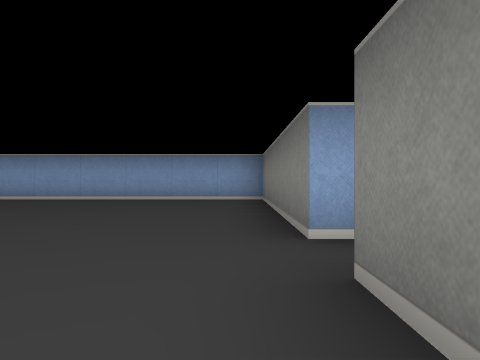
view 1 (above)

24 first-person views from a walk through a cub3D ray-caster map. The camera is about half as high as the walls, looks level and sees 70° across. The floor is counted in squares. Each view is taken from the middle of a square. On the plan, view 1 faces up. The plan holds only what a view shows up to about 9 squares ahead; the rest is blank.

view 2
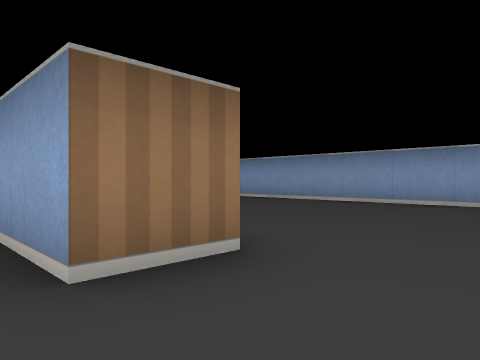

view 3
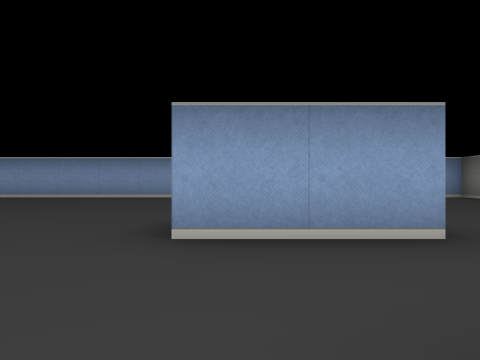

view 4
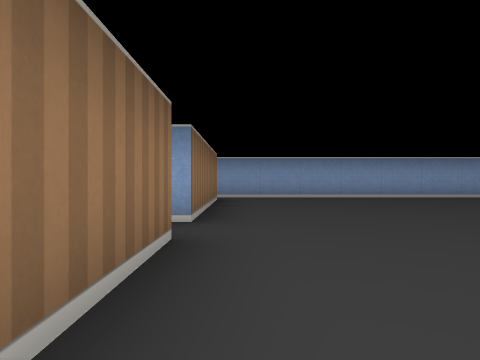

view 5
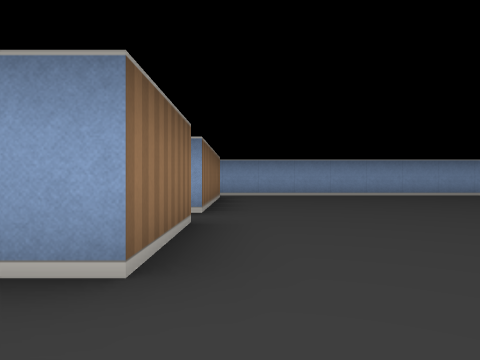

view 6
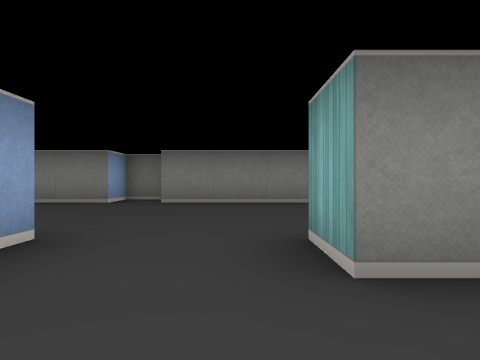

view 7
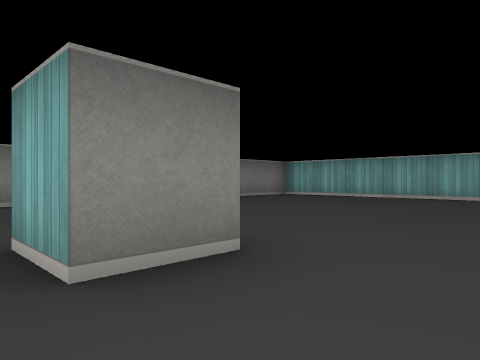

view 8
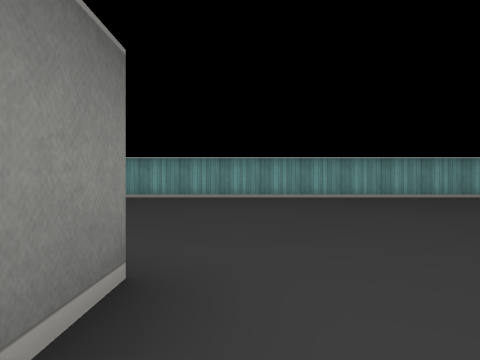

view 9
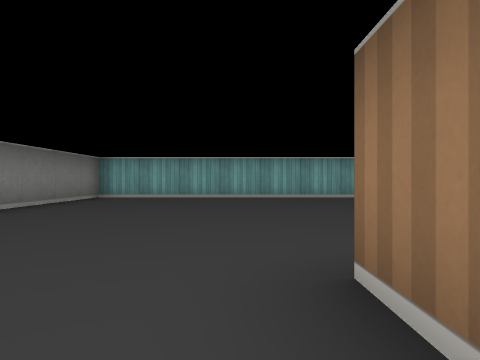

view 10
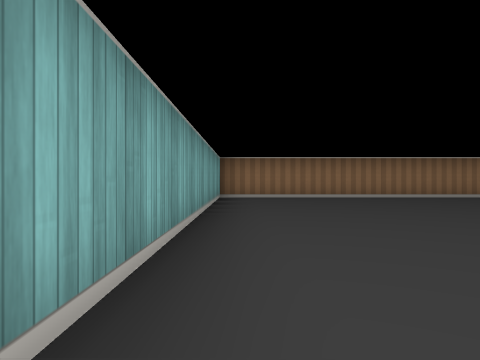

view 11
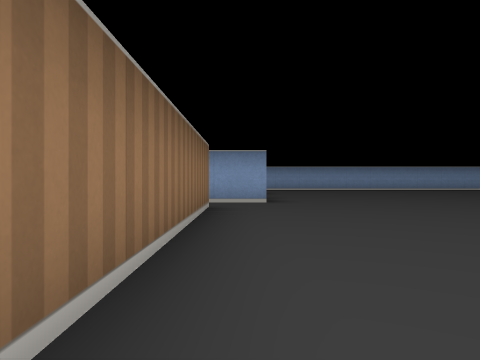

view 12
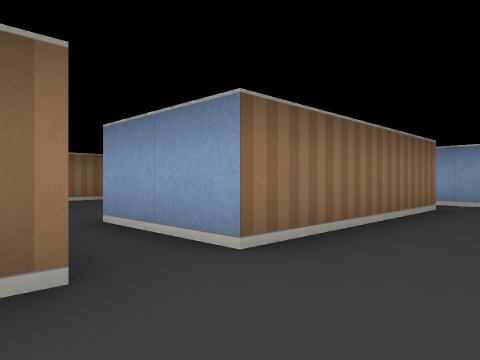

view 13
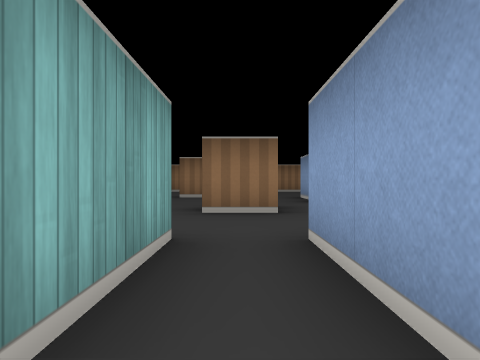

view 14
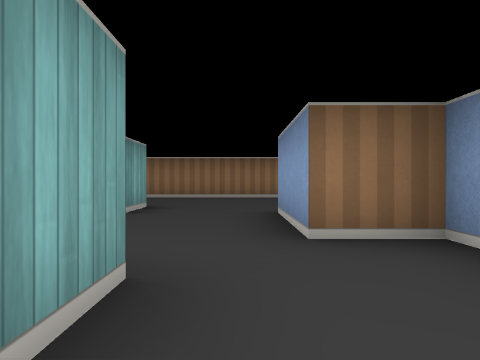

view 15
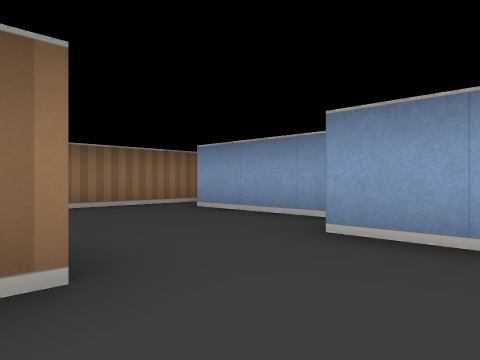

view 16
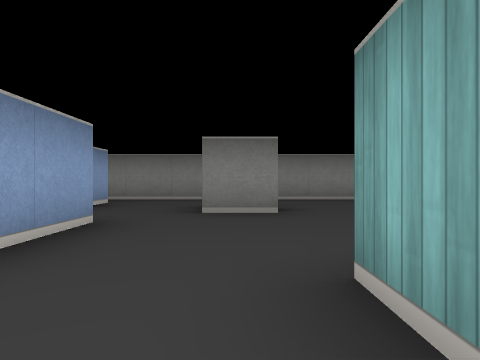

view 17
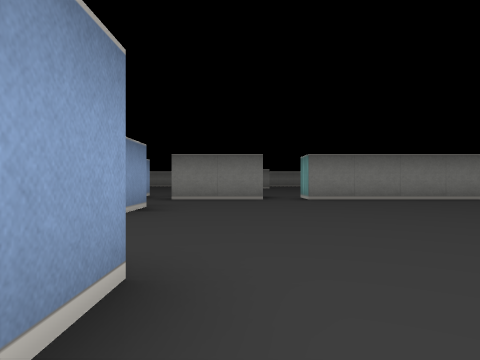

view 18
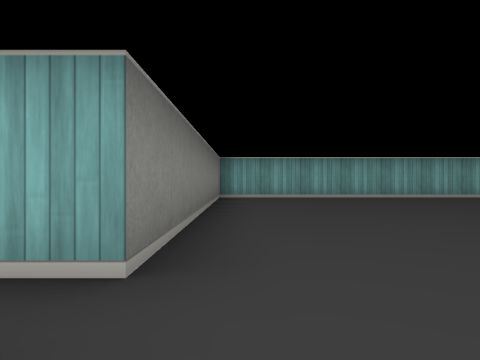

view 19
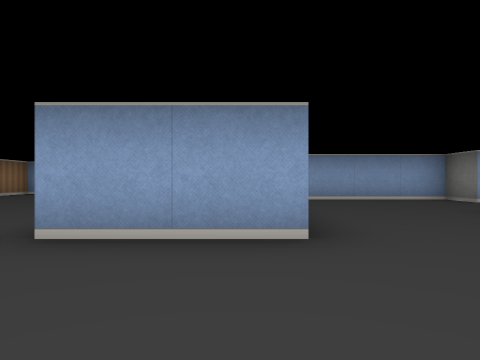

view 20
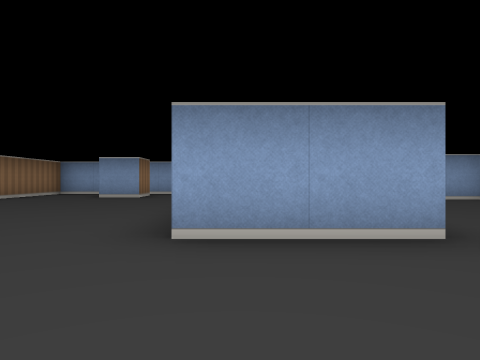

view 21
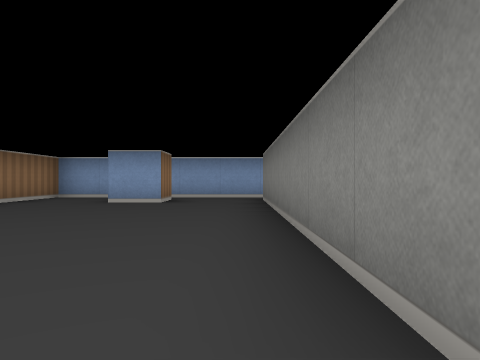

view 22
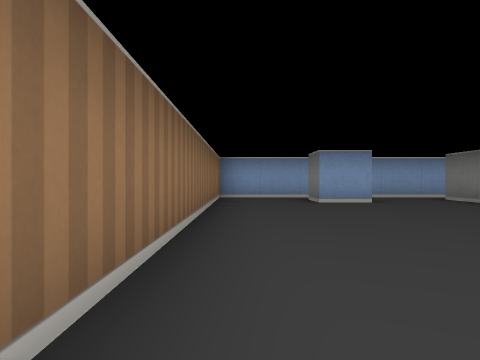

view 23
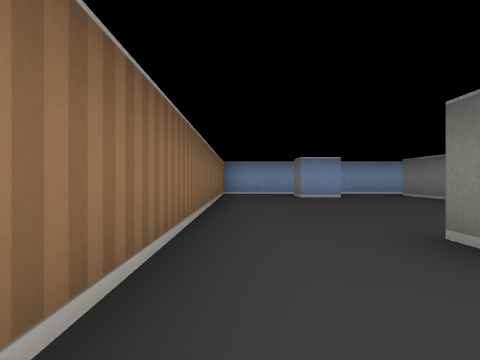

view 24
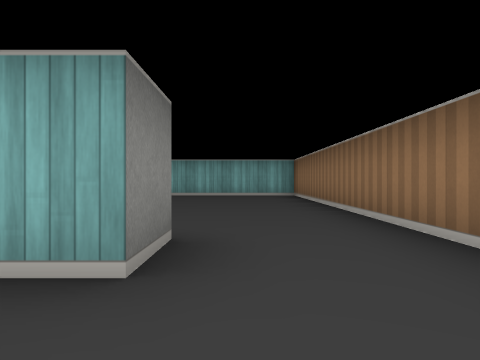

### Floor plan
Points are (right, up) in squares from view 1. A wall is a line through its corners. A room is listed if a view was taken in it or the views show most of it. See-through windows are left out.
Room 1 (views 1, 2, 3, 4, 5, 6, 7, 8, 9, 10, 11, 12, 13)
walls: (-4.5, -1.5) (-4.5, -0.5) (-3.5, -0.5) (-3.5, -1.5); (-3.5, 2.5) (-3.5, 1.5) (-5.5, 1.5); (0.5, -1.4) (0.5, 1.5); (1.5, 1.6) (1.5, 2.5) (0.5, 2.5) (0.5, 7.5) (-12.9, 7.5); (-14.5, -1.5) (-13.5, -1.5) (-13.5, -8.5) (0.5, -8.5) (0.5, -5); (-14.5, 1.5) (-12.5, 1.5) (-12.5, -0.5) (-13.6, -0.5); (-12.5, 6.5) (-12.5, 2.5) (-14.5, 2.5)
ways out: opening at (-14, -1) to room 2; opening at (-13.5, 2) to room 2; opening at (-13, 7)
Room 2 (views 14, 15, 16, 17, 18, 19, 20, 21, 22, 23, 24)
walls: (-24.5, -0.5) (-26.5, -0.5) (-26.5, 6.5); (-21.5, 1.5) (-20.5, 1.5) (-20.5, 0.5) (-21.4, 0.5); (-29.5, -1.5) (-29.5, -0.5) (-28.9, -0.5); (-17.5, 1.5) (-17.5, 2.5) (-16.5, 2.5) (-16.5, 1.5) (-17.5, 1.5); (-21, -8.5) (-14.5, -8.5) (-14.5, -1.5); (-24.5, 5.4) (-24.5, 0.6); (-18.5, 4.5) (-18.5, 3.5) (-20.5, 3.5) (-20.5, 4.5) (-23.5, 4.5); (-14.5, -0.6) (-14.5, 1.5); (-14.5, 2.5) (-14.5, 5); (-15.5, 4.5) (-16.2, 4.5); (-25.9, 7.5) (-31.5, 7.5) (-31.5, -8); (-28.5, 6.5) (-28.5, 5.5) (-29.5, 5.5) (-29.5, 6.5)
ways out: opening at (-14, -1) to room 1; opening at (-13.5, 2) to room 1

Where each view was taken, in squares from view 1:
view 1: 0 up, 0 right, facing up
view 2: 1 up, 2 left, facing up-left
view 3: 1 down, 5 left, facing up
view 4: 1 down, 12 left, facing up
view 5: 2 down, 12 left, facing up
view 6: 0 up, 6 left, facing right
view 7: 0 up, 6 left, facing down-right
view 8: 0 up, 5 left, facing down
view 9: 0 up, 3 left, facing down
view 10: 8 down, 5 left, facing left
view 11: 7 down, 13 left, facing up
view 12: 1 up, 11 left, facing up-left
view 13: 2 up, 12 left, facing left
view 14: 3 up, 16 left, facing left
view 15: 1 up, 19 left, facing up-left
view 16: 2 up, 22 left, facing right
view 17: 0 up, 22 left, facing right
view 18: 0 up, 15 left, facing down
view 19: 3 down, 25 left, facing up
view 20: 3 down, 26 left, facing up
view 21: 1 down, 27 left, facing up
view 22: 1 down, 31 left, facing up
view 23: 3 down, 31 left, facing up
view 24: 1 up, 30 left, facing down
